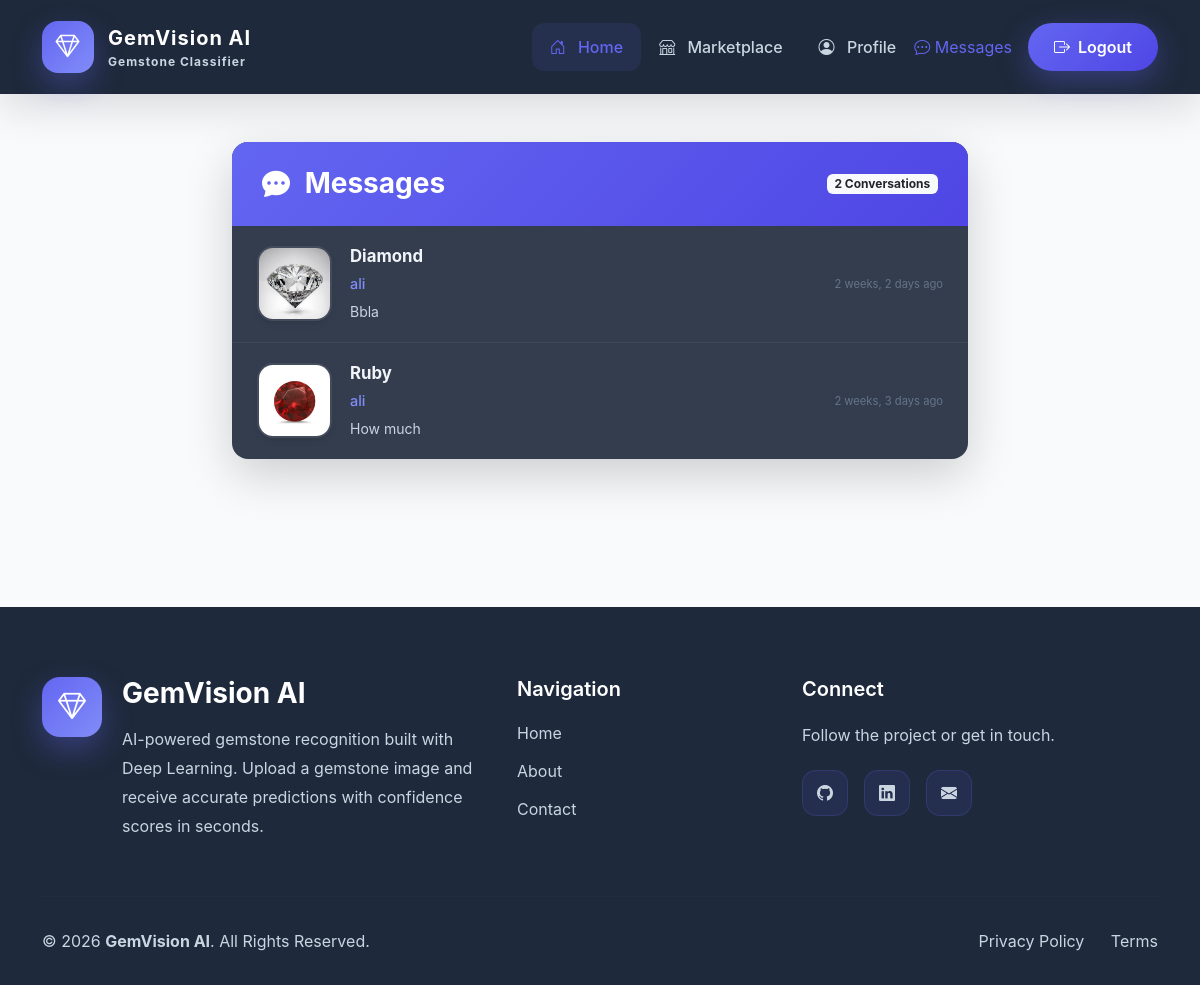
Page /chat/ (signed in) on the committed database.
### chat/models.py (models this page shows, shortened)
class Conversation(models.Model):
    buyer = models.ForeignKey(
        settings.AUTH_USER_MODEL,
        on_delete=models.CASCADE,
        related_name="buyer_conversations",
    )
    seller = models.ForeignKey(
        settings.AUTH_USER_MODEL,
        on_delete=models.CASCADE,
        related_name="seller_conversations",
    )
    listing = models.ForeignKey(
        Listing,
        on_delete=models.CASCADE,
        related_name="conversations",
    )
    created_at = models.DateTimeField(
        auto_now_add=True
    )
    updated_at = models.DateTimeField(
        auto_now=True
    )
    class Meta:
        unique_together = (
            "buyer",
            "seller",
            "listing",
        )
        ordering = ["-updated_at"]

class Message(models.Model):
    conversation = models.ForeignKey(
        Conversation,
        on_delete=models.CASCADE,
        related_name="messages"
    )
    sender = models.ForeignKey(
        settings.AUTH_USER_MODEL,
        on_delete=models.CASCADE,
        related_name="sent_messages"
    )
    content = models.TextField()
    is_read = models.BooleanField(
        default=False
    )
    created_at = models.DateTimeField(
        auto_now_add=True
    )
    class Meta:
        ordering = ["created_at"]

### marketplace/models.py (models this page shows, shortened)
class Listing(models.Model):
    GEMSTONE_CHOICES = [
        ("Alexandrite", "Alexandrite"),
        ("Amber", "Amber"),
        ("Cats Eye", "Cats Eye"),
        ("Malachite", "Malachite"),
        ("Morganite", "Morganite"),
        ("Aquamarine", "Aquamarine"),
        ("Diamond", "Diamond"),
        ("Emerald", "Emerald"),
        ("Fluorite Green", "Fluorite Green"),
        ("Fluorite Purple", "Fluorite Purple"),
        ("Garnet", "Garnet"),
        ("Peridot", "Peridot"),
        ("Ruby", "Ruby"),
        ("Sapphire Blue", "Sapphire Blue"),
        ("Sapphire Pink", "Sapphire Pink"),
        ("Topaz Blue", "Topaz Blue"),
        ("Topaz Yellow", "Topaz Yellow"),
        ("Tourmaline Black", "Tourmaline Black"),
        ("Turquoise", "Turquoise"),
        ("Zircon", "Zircon"),
    ]
    CONDITION_CHOICES = [
        ("Rough", "Rough"),
        ("Cut", "Cut"),
        ("Polished", "Polished"),
        ("Faceted", "Faceted"),
        ("Cabochon", "Cabochon"),
    ]
    STATUS_CHOICES = [
        ("Available", "Available"),
        ("Reserved", "Reserved"),
        ("Sold", "Sold"),
    ]
    seller = models.ForeignKey(
        settings.AUTH_USER_MODEL,
        on_delete=models.CASCADE,
        related_name="listings"
    )
    title = models.CharField(max_length=200)
    gemstone_type = models.CharField(
        max_length=50,
        choices=GEMSTONE_CHOICES,
        blank=True
    )
    description = models.TextField()
    price = models.DecimalField(
        max_digits=12,
        decimal_places=2
    )
    weight = models.DecimalField(
        max_digits=8,
        decimal_places=2
    )
    color = models.CharField(max_length=100)
    origin = models.CharField(max_length=100)
    shape = models.CharField(max_length=100)
    dimensions = models.CharField(
        max_length=100,
        blank=True
    )
    treatment = models.CharField(
        max_length=100,
        blank=True
    )
    certification = models.CharField(
        max_length=100,
        blank=True
    )
    quantity = models.PositiveIntegerField(default=1)
    condition = models.CharField(
        max_length=20,
        choices=CONDITION_CHOICES
    )
    status = models.CharField(
        max_length=20,
        choices=STATUS_CHOICES,
        default="Available"
    )
    ai_prediction = models.CharField(
        max_length=100,
        blank=True
    )
    ai_confidence = models.DecimalField(
        max_digits=5,
        decimal_places=2,
        null=True,
        blank=True
    )
    is_ai_verified = models.BooleanField(default=False)
    created_at = models.DateTimeField(
        auto_now_add=True
    )
    updated_at = models.DateTimeField(
        auto_now=True
    )
    class Meta:
        ordering = ["-created_at"]

class ListingImage(models.Model):
    listing = models.ForeignKey(
        Listing,
        on_delete=models.CASCADE,
        related_name="images"
    )
    image = models.ImageField(
        upload_to="marketplace/listings/"
    )
    uploaded_at = models.DateTimeField(
        auto_now_add=True
    )

### accounts/models.py (models this page shows, shortened)
class CustomUser(AbstractUser):
    email = models.EmailField(unique=True)
    phone = models.CharField(max_length=15, blank=True)
    address = models.TextField(blank=True)

### chat/views.py (the view)
class ConversationListView(LoginRequiredMixin, ListView):
    model = Conversation
    template_name = "chat/conversation_list.html"
    context_object_name = "conversations"
    def get_queryset(self):
        return (
            Conversation.objects
            .filter(
                Q(buyer=self.request.user) |
                Q(seller=self.request.user)
            )
            .select_related(
                "buyer",
                "seller",
                "listing",
            )
            .order_by("-updated_at")
        )

### chat/context_processors.py (called while the page is built)
def unread_messages(request):
    if request.user.is_authenticated:
        count = Message.objects.filter(
            conversation__buyer=request.user,
            is_read=False,
        ).exclude(
            sender=request.user,
        ).count() + Message.objects.filter(
            conversation__seller=request.user,
            is_read=False,
        ).exclude(
            sender=request.user,
        ).count()
        return {
            "unread_message_count": count
        }
    return {
        "unread_message_count": 0
    }

### chat/templates/chat/conversation_list.html (shortened to what this page needs)
{% extends "core/base.html" %}
{% load static %}
{% block extra_css %}
<link rel="stylesheet" href="{% static 'chat/css/conversation_list.css' %}">
{% endblock %}
{% block content %}
<div class="container py-5 inbox-container">
    <div class="row justify-content-center">
        <div class="col-lg-8">
            <div class="card shadow-lg border-0 rounded-4">
                <div class="card-header d-flex justify-content-between align-items-center">
                    <h3 class="mb-0">
                        <i class="bi bi-chat-dots-fill me-2"></i>
                        Messages
                    </h3>
                    <span class="badge bg-light text-dark">
                        {{ conversations|length }} Conversation{{ conversations|length|pluralize }}
                    </span>
                </div>
                <div class="card-body p-0">
                    {% if conversations %}
                        {% for conversation in conversations %}
                            <a
                                href="{% url 'chat:conversation_detail' conversation.pk %}"
                                class="conversation-item text-decoration-none">
                                {% if conversation.listing.images.first %}
                                    <img
                                        src="{{ conversation.listing.images.first.image.url }}"
                                        alt="{{ conversation.listing.title }}"
                                        class="conversation-image">
                                {% else %}
                                    <div class="conversation-image d-flex align-items-center justify-content-center">
                                        <i class="bi bi-image fs-2"></i>
                                    </div>
                                {% endif %}
                                <div class="conversation-content">
                                    <h5>
                                        {{ conversation.listing.title }}
                                    </h5>
                                    <p class="mb-1">
                                        {% if request.user == conversation.buyer %}
                                            {{ conversation.seller.username }}
                                        {% else %}
                                            {{ conversation.buyer.username }}
                                        {% endif %}
                                    </p>
                                    {% with conversation.messages.last as last_message %}
                                        {% if last_message %}
                                            <small>
                                                {{ last_message.content|truncatechars:45 }}
                                            </small>
                                        {% else %}
                                            <small class="text-muted">
                                                No messages yet
                                            </small>
                                        {% endif %}
                                    {% endwith %}
                                </div>
                                <div class="conversation-time">
                                    <small>
                                        {{ conversation.updated_at|timesince }} ago
                                    </small>
                                </div>
                            </a>
                        {% endfor %}
                    {% endif %}
                </div>
            </div>
        </div>
    </div>
</div>
{% endblock %}

### chat/static/chat/css/conversation_list.css (style rules this page uses)
:root { --primary-color: #6366f1; --primary-dark: #4f46e5; --primary-light: #818cf8; --success-color: #10b981; --success-light: #d1fae5; --error-color: #ef4444; --background: #f8fafc; --surface: #ffffff; --text-primary: #1e293b; --text-secondary: #64748b; --border-color: #e2e8f0; --input-background: #f9fafb; --resend-background: #f0f9ff; --error-background: rgba(239, 68, 68, 0.05); --focus-shadow: rgba(99, 102, 241, 0.1); --dark-bg: #0f172a; --dark-surface: #1e293b; --dark-text-primary: #f1f5f9; --dark-text-secondary: #cbd5e1; --dark-border: #334155; --shadow-md: 0 4px 6px -1px rgba(0, 0, 0, 0.1); --shadow-lg: 0 10px 15px -3px rgba(0, 0, 0, 0.1); --shadow-xl: 0 20px 25px -5px rgba(0, 0, 0, 0.1); --transition: all 0.3s cubic-bezier(0.4, 0, 0.2, 1); }
.inbox-container { color: var(--dark-text-primary); }
.card { background: rgba(30, 41, 59, 0.90); backdrop-filter: blur(20px); border: 1px solid rgba(255,255,255,0.08); border-radius: 24px; overflow: hidden; box-shadow: var(--shadow-xl); }
.card-header { background: linear-gradient( 135deg, var(--primary-color), var(--primary-dark) ); border: none; padding: 25px 30px; }
.card-header h3 { color: white; font-weight: 700; margin: 0; }
.conversation-item { display: flex; align-items: center; gap: 18px; padding: 20px 25px; text-decoration: none; border-bottom: 1px solid rgba(255,255,255,0.06); transition: var(--transition); position: relative; background: transparent; }
.conversation-item:last-child { border-bottom: none; }
.conversation-image { width: 75px; height: 75px; border-radius: 16px; object-fit: cover; border: 2px solid rgba(255,255,255,0.08); flex-shrink: 0; box-shadow: var(--shadow-md); }
.conversation-content { flex: 1; min-width: 0; }
.conversation-content h5 { color: var(--dark-text-primary); font-size: 1.05rem; font-weight: 700; margin-bottom: 5px; white-space: nowrap; overflow: hidden; text-overflow: ellipsis; }
.conversation-content p { color: var(--primary-light); font-size: 0.9rem; margin-bottom: 6px; font-weight: 500; }
.conversation-content small { color: var(--dark-text-secondary); display: block; white-space: nowrap; overflow: hidden; text-overflow: ellipsis; }
.conversation-time { color: var(--text-secondary); font-size: 0.8rem; white-space: nowrap; }
.card-body { max-height: 700px; overflow-y: auto; }

### core/static/core/css/style.css (style rules this page uses)
:root { --primary-color: #6366f1; --primary-dark: #4f46e5; --primary-light: #818cf8; --success-color: #10b981; --success-light: #d1fae5; --error-color: #ef4444; --background: #f8fafc; --surface: #ffffff; --text-primary: #1e293b; --text-secondary: #64748b; --border-color: #e2e8f0; --input-background: #f9fafb; --resend-background: #f0f9ff; --error-background: rgba(239, 68, 68, 0.05); --focus-shadow: rgba(99, 102, 241, 0.1); --dark-bg: #0f172a; --dark-surface: #1e293b; --dark-text-primary: #f1f5f9; --dark-text-secondary: #cbd5e1; --dark-border: #334155; --shadow-md: 0 4px 6px -1px rgba(0, 0, 0, 0.1); --shadow-lg: 0 10px 15px -3px rgba(0, 0, 0, 0.1); --shadow-xl: 0 20px 25px -5px rgba(0, 0, 0, 0.1); --transition: all 0.3s cubic-bezier(0.4, 0, 0.2, 1); }
* { margin: 0; padding: 0; box-sizing: border-box; }
html { scroll-behavior: smooth; }
body { font-family: "Inter", -apple-system, BlinkMacSystemFont, "Segoe UI", "Roboto", sans-serif; background: var(--background); color: var(--text-primary); overflow-x: hidden; }
h1, h2, h3, h4, h5, h6 { color: var(--text-primary); font-weight: 700; }
p { color: var(--text-secondary); line-height: 1.8; }
img { max-width: 100%; display: block; }
a { text-decoration: none; color: var(--primary-color); transition: var(--transition); }
.container { position: relative; z-index: 2; }

### rows in the picture
Conversation: listing.images.first.image (picture), listing "Diamond", seller.username "ali", messages.last.content "Bbla", updated_at "2 weeks, 2 days"
Conversation: listing.images.first.image (picture), listing "Ruby", seller.username "ali", messages.last.content "How much", updated_at "2 weeks, 3 days"

### other values in the picture
{{ conversations|length }} "2"
